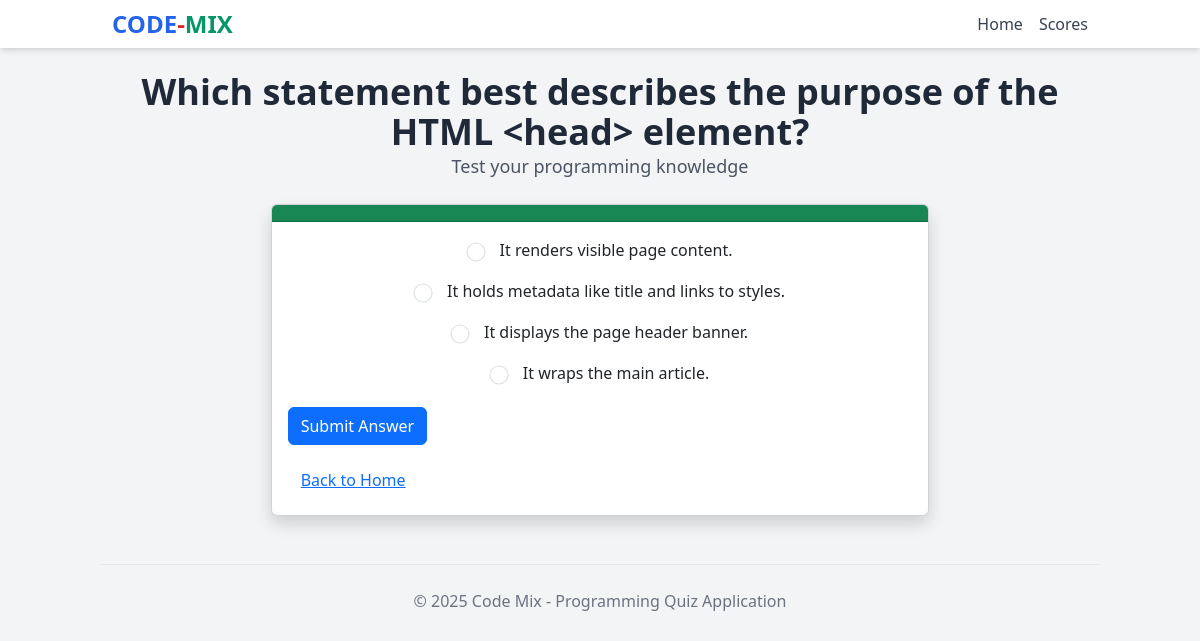
The page /easy/21/?category=html on the database its author committed.
### Code_Mix/models.py (models this page shows, shortened)
class Questions(models.Model):
    id = models.AutoField(primary_key=True)
    title = models.CharField(max_length=100)
    question = models.CharField(max_length=1000, null=True, blank=True)
    diff_level = models.CharField(max_length=10, choices=DIFFICULTY_LEVEL, null=True, blank=True)
    question_category = models.CharField(max_length=10, choices=QUESTION_CATEGORY, null=True, blank=True)
    answered_by = models.ManyToManyField(User, through='UserAnswer', related_name='answered_questions', blank=True)

class Options(models.Model):
    question = models.OneToOneField(Questions, on_delete=models.CASCADE, null=True, blank=True, help_text="Question for which this option is valid")
    option_1 = models.CharField(max_length=255, default='')
    option_2 = models.CharField(max_length=255, default='')
    option_3 = models.CharField(max_length=255, default='')
    option_4 = models.CharField(max_length=255, default='')
    answer = models.CharField(max_length=255, default='')
    title_q = models.CharField(max_length=255, default='')
    explanation = models.TextField(null=True, blank=True)

### Code_Mix/views.py (the view)
# urls.py: path('easy/<int:id>/', views.easy_category, name='easy_category'),
def easy_category(request, id):
    return _category_view(request, id, 'easy',   'easy.html',   'question_easy')

### Code_Mix/templates/easy.html (shortened to what this page needs)
{% extends "base.html" %}
{% load static %}
{% block header %}{{ question_easy.question }}{% endblock %}
{% block content %}
<div class="row justify-content-center">
    <div class="col-lg-8">
        <div class="card shadow">
            <div class="card-header bg-success text-white"></div>
            <div class="card-body">
                <form method="POST" action="{% url 'submit_answer' %}"{% if show_answer %} onsubmit="return false;"{% endif %}>
                    {% for opt in options %}
                    <div class="option-list">
                        <div class="option-item">
                            <div class="form-check">
                                <input class="form-check-input" type="radio" name="selected_option" value="{{ opt.option_1 }}" id="option1"  required>
                                <label class="form-check-label" for="option1">{{ opt.option_1 }}</label>
                            </div>
                        </div>
                        <div class="option-item">
                            <div class="form-check">
                                <input class="form-check-input" type="radio" name="selected_option" value="{{ opt.option_2 }}" id="option2" {% if selected_option == opt.option_2 %}checked{% endif %}{% if show_answer %} disabled{% endif %}>
                                <label class="form-check-label" for="option2">{{ opt.option_2 }}</label>
                            </div>
                        </div>
                        <div class="option-item">
                            <div class="form-check">
                                <input class="form-check-input" type="radio" name="selected_option" value="{{ opt.option_3 }}" id="option3" {% if selected_option == opt.option_3 %}checked{% endif %}{% if show_answer %} disabled{% endif %}>
                                <label class="form-check-label" for="option3">{{ opt.option_3 }}</label>
                            </div>
                        </div>
                        <div class="option-item">
                            <div class="form-check">
                                <input class="form-check-input" type="radio" name="selected_option" value="{{ opt.option_4 }}" id="option4" {% if selected_option == opt.option_4 %}checked{% endif %}{% if show_answer %} disabled{% endif %}>
                                <label class="form-check-label" for="option4">{{ opt.option_4 }}</label>
                            </div>
                        </div>
                    </div>
                    {% endfor %}
                    <div class="actions d-flex justify-content-start flex-wrap gap-2">
                        {% if not show_answer %}
                            <button type="submit" class="btn btn-primary">Submit Answer</button>
                        {% endif %}
                    </div>
                </form>
                <div class="mt-3">
                    <a href="{% url 'home' %}" class="btn btn-link">Back to Home</a>
                </div>
            </div>
        </div>
    </div>
</div>
{% endblock %}

### static/index.css (style rules this page uses)
* { -webkit-font-smoothing: antialiased; text-rendering: optimizeLegibility; }
html, body { min-height: 100%; }
.option-list { list-style: none; padding-left: 0; text-align: center; }
.option-item { margin-bottom: 15px; display: flex; justify-content: center; }
.form-check { display: flex; align-items: center; }
.form-check-input { margin-right: 1rem; transform: scale(1.2); }
.actions { margin-top: 20px; display: flex; justify-content: center; flex-wrap: wrap; gap: 0.5rem; }

### rows shown on the page
Questions: question "Which statement best describes the purpose of the HTML <head> element?"
Options: option_1 "☐ It renders visible page conten", option_1 "It renders visible page content.", option_2 "☐ It holds metadata like title a", option_2 "It holds metadata like title and links to styles.", option_3 "☐ It displays the page header ba", option_3 "It displays the page header banner.", option_4 "☐ It wraps the main article.", option_4 "It wraps the main article."
